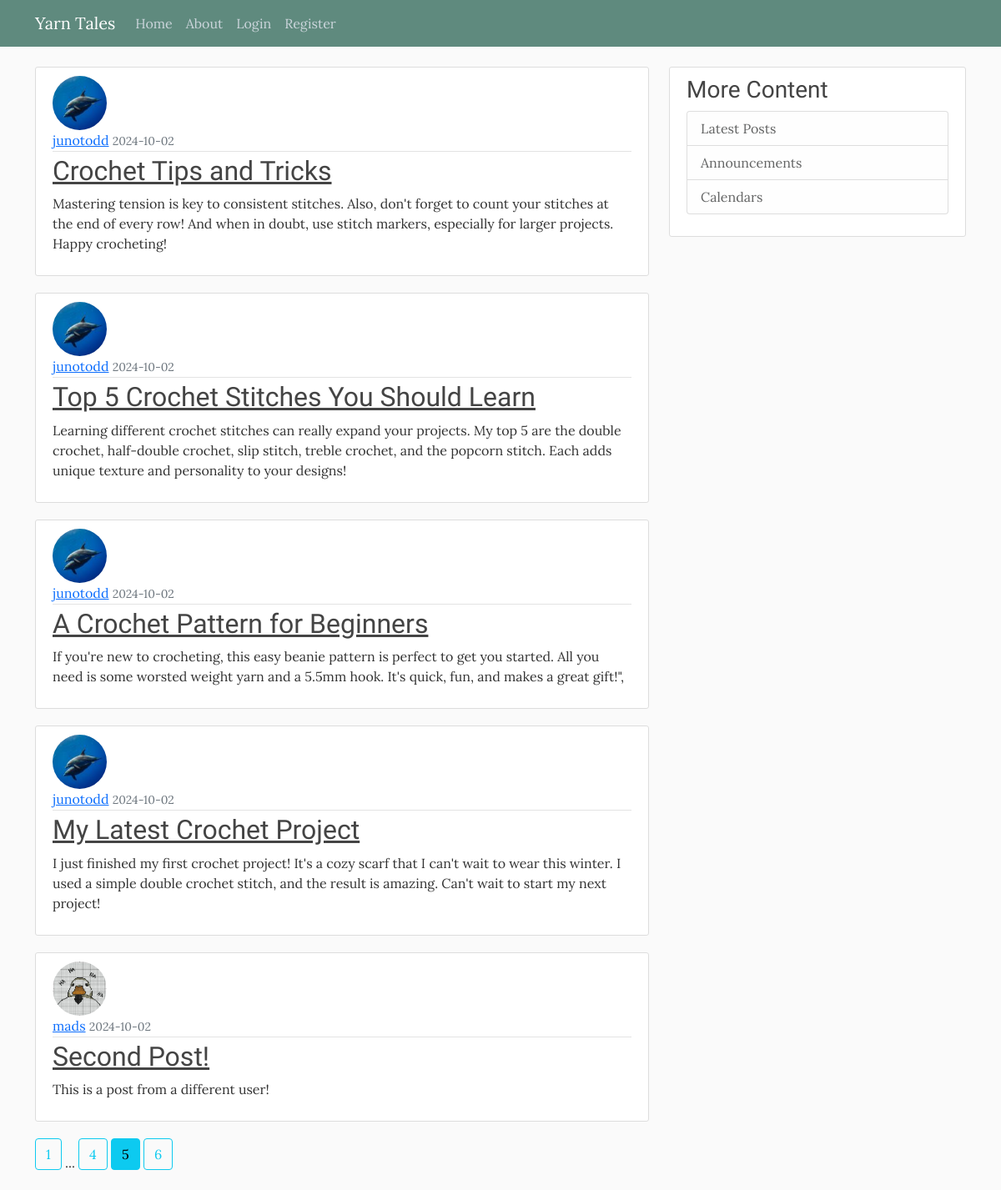
/home?page=5, run on the app's committed database.
### flaskblog/models.py (models this page shows, shortened)
class Post(db.Model):
    id = db.Column(db.Integer, primary_key=True)
    title = db.Column(db.String(100), nullable=False)
    date_posted = db.Column(db.DateTime, nullable=False, default=datetime.utcnow)
    content = db.Column(db.Text, nullable=False)
    user_id = db.Column(db.Integer, db.ForeignKey('user.id'), nullable=False)

class User(db.Model, UserMixin):
    id = db.Column(db.Integer, primary_key=True)
    username = db.Column(db.String(20), unique=True, nullable=False)
    email = db.Column(db.String(120), unique=True, nullable=False)
    image_file = db.Column(db.String(20), nullable=False, default='default.jpg')
    password = db.Column(db.String(60), nullable=False)
    posts = db.relationship('Post', backref='author', lazy=True)

### flaskblog/main/routes.py (the view)
@main.route("/")
@main.route("/home")
def home():
    page = request.args.get('page', 1, type=int)
    posts = Post.query.order_by(Post.date_posted.desc()).paginate(page=page, per_page=5)
    return render_template('home.html', posts=posts)

### flaskblog/templates/home.html
{% extends "layout.html" %}
{% block content %}
{% for post in posts.items %}
<article class="media content-section">
    <img class="rounded-circle article-img"
        src="{{ url_for('static', filename='profile_pics/' + post.author.image_file) }}" alt="">
    <div class="media-body">
        <div class="article-metadata">
            <a class="mr-2" href="{{ url_for('users.user_post', username=post.author.username) }}">{{
                post.author.username
                }}</a>
            <small class="text-muted">{{ post.date_posted.strftime('%Y-%m-%d') }}</small>
        </div>
        <h2><a class="article-title" href="{{ url_for('posts.post', post_id=post.id) }}">{{ post.title }}</a></h2>
        <p class="article-content">{{ post.content }}</p>
    </div>
</article>
{% endfor %}
{% for page_num in posts.iter_pages(left_edge=1, right_edge=1, left_current=1, right_current=2) %}
{% if page_num %}
{% if posts.page == page_num %}
<a class="btn btn-info mb-4" href="{{ url_for('main.home', page=page_num ) }}">{{ page_num }}</a>
{% else %}
<a class="btn btn-outline-info mb-4" href="{{ url_for('main.home', page=page_num ) }}">{{ page_num }}</a>
{% endif %}
{% else %}
...
{% endif %}
{% endfor %}
{% endblock content %}

### flaskblog/static/main.css (style rules this page uses)
body { background: #fafafa; color: #333333; margin-top: 5rem; font-family: "Lora", serif; font-optical-sizing: auto; font-weight: 400; }
h1, h2, h3, h4, h5, h6 { color: #444444; font-family: "Satisfy", cursive; font-weight: 400; font-style: normal; }
.content-section { background: #ffffff; padding: 10px 20px; border: 1px solid #dddddd; border-radius: 3px; margin-bottom: 20px; }
.article-title { color: #444444; }
.article-content { white-space: pre-line; }
.article-img { height: 65px; width: 65px; margin-right: 16px; }
.article-metadata { padding-bottom: 1px; margin-bottom: 4px; border-bottom: 1px solid #e3e3e3 }

### data on the page
Post: image_file (picture), author.username "junotodd", date_posted "2024-10-02", title "Crochet Tips and Tricks", content "Mastering tension is key to consistent stitches. Also, don't forget to count your stitches at the end of every row! And when in doubt, use stitch markers, especially for larger projects. Happy crocheting!"
Post: image_file (picture), author.username "junotodd", date_posted "2024-10-02", title "Top 5 Crochet Stitches You Should Learn", content "Learning different crochet stitches can really expand your projects. My top 5 are the double crochet, half-double crochet, slip stitch, treble crochet, and the popcorn stitch. Each adds unique texture and personality to your designs!"
Post: image_file (picture), author.username "junotodd", date_posted "2024-10-02", title "A Crochet Pattern for Beginners", content "If you're new to crocheting, this easy beanie pattern is perfect to get you started. All you need is some worsted weight yarn and a 5.5mm hook. It's quick, fun, and makes a great gift!\","
Post: image_file (picture), author.username "junotodd", date_posted "2024-10-02", title "My Latest Crochet Project", content "I just finished my first crochet project! It's a cozy scarf that I can't wait to wear this winter. I used a simple double crochet stitch, and the result is amazing. Can't wait to start my next project!"
Post: image_file (placeholder picture), author.username "mads", date_posted "2024-10-02", title "Second Post!", content "This is a post from a different user!"

### other printed values
{{ page_num }} "1" "4" "6"
{{ page_num }} "5"
